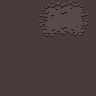

This game map was drawn from its Tiled (.tmx) file and the tilesets committed beside it. A one-line description and the full map source follow:
An orthogonal 6x6 tile map with 16x16 px tiles, 4 tile layers (Floor1, Floor2 (Decorations), Walls (Collidable), Items1 (Collidable)), 2 hidden layers not drawn.

<map version="1.2" tiledversion="1.2.1" orientation="orthogonal" renderorder="right-down" width="6" height="6" tilewidth="16" tileheight="16" infinite="0" nextlayerid="7" nextobjectid="1">
 <tileset firstgid="1" source="../../../../tilesets/actual/UltimateTileset.tsx" />
 <layer id="1" name="Floor1" width="6" height="6">
  <data encoding="csv">
143,143,143,143,143,143,
143,143,143,143,143,143,
143,143,143,143,143,143,
143,143,143,143,143,143,
143,143,143,143,143,143,
143,143,143,143,143,143
</data>
 </layer>
 <layer id="2" name="Floor2 (Decorations)" width="6" height="6">
  <data encoding="csv">
0,0,117,118,119,120,
0,0,133,134,135,136,
0,0,149,150,151,152,
0,0,0,0,0,0,
0,0,0,0,0,0,
0,0,0,0,0,0
</data>
 </layer>
 <layer id="3" name="Walls (Collidable)" width="6" height="6">
  <data encoding="csv">
0,0,0,0,0,0,
0,0,0,0,0,0,
0,0,0,0,0,0,
0,0,0,0,0,0,
0,0,0,0,0,0,
0,0,0,0,0,0
</data>
 </layer>
 <layer id="4" name="Items1 (Collidable)" width="6" height="6">
  <data encoding="csv">
0,0,0,0,0,0,
0,0,0,0,0,0,
0,0,0,0,0,0,
0,0,0,0,0,0,
0,0,0,0,0,0,
0,0,0,0,0,0
</data>
 </layer>
 <layer id="5" name="Items2 (Triggerable)" width="6" height="6" visible="0">
  <data encoding="csv">
0,0,257,0,0,0,
0,0,0,0,257,0,
0,0,0,0,0,0,
0,0,0,0,0,0,
0,257,0,0,0,0,
0,0,0,0,0,0
</data>
 </layer>
 <layer id="6" name="Characters" width="6" height="6" visible="0">
  <data encoding="csv">
0,0,0,0,0,0,
0,0,0,0,0,0,
0,0,0,0,0,0,
0,0,0,0,0,0,
0,0,0,0,0,0,
0,0,0,0,0,0
</data>
 </layer>
</map>
